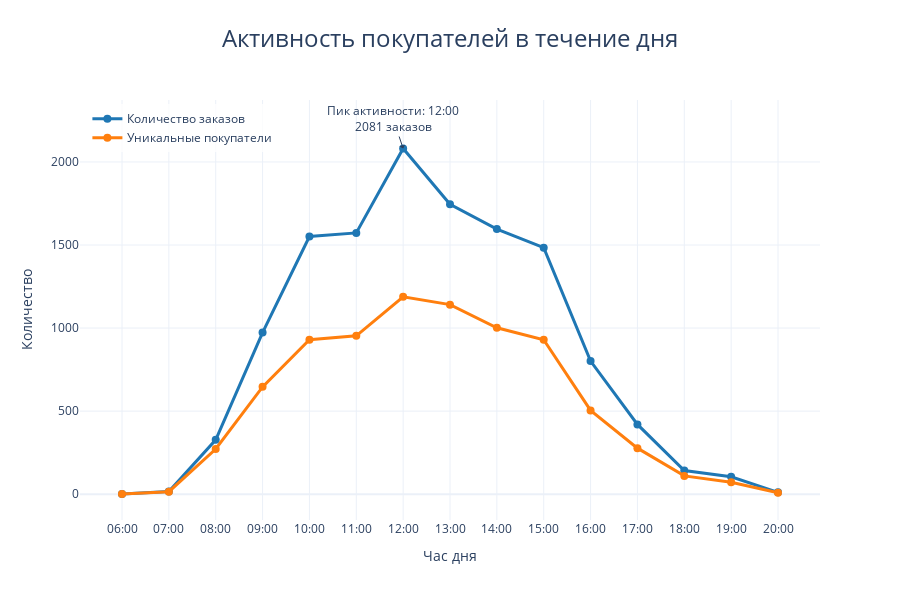
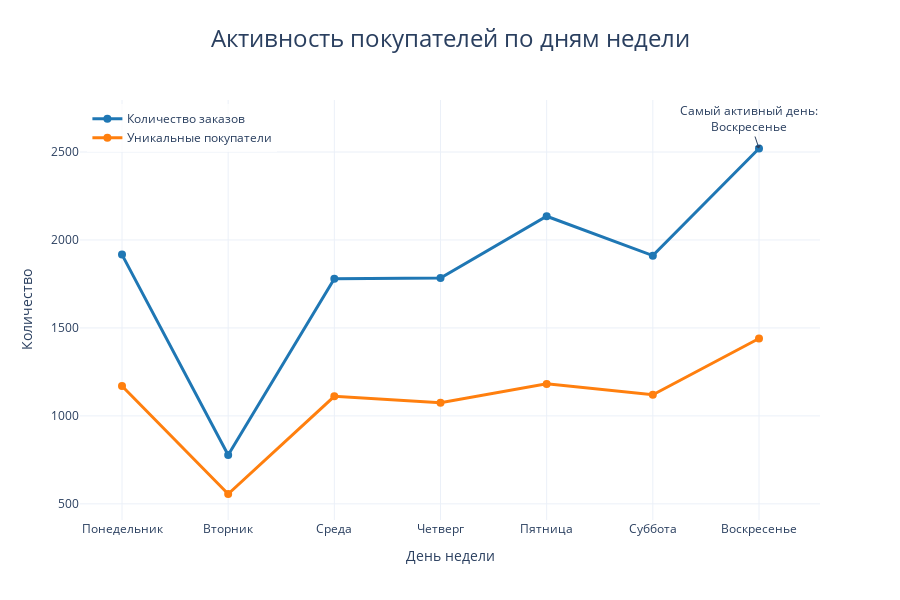

The cell these charts' notebook holds for them, in order:
### Code cell
# Добавляем аннотации с ключевыми показателями
max_orders_hour = hourly_stats.loc[hourly_stats['order_id'].idxmax()]
max_orders_day = weekday_stats.loc[weekday_stats['order_id'].idxmax()]

fig1.add_annotation(
    text=f"Пик активности: {int(max_orders_hour['hour'])}:00<br>{int(max_orders_hour['order_id'])} заказов",
    x=max_orders_hour['hour'],
    y=max_orders_hour['order_id'],
    showarrow=True,
    arrowhead=1
)

fig2.add_annotation(
    text=f"Самый активный день:<br>{days[max_orders_day['weekday']]}",
    x=days[max_orders_day['weekday']],
    y=max_orders_day['order_id'],
    showarrow=True,
    arrowhead=1
)

# Отображаем графики
fig1.show()
fig2.show()

### Figure 1 — Plotly figure (JSON) as saved in the notebook; plotly's stock layout.template omitted (floating-point values rounded to 4 significant figures)
{"data": [{"line": {"color": "#1f77b4", "width": 3}, "marker": {"size": 8, "symbol": "circle"}, "mode": "lines+markers", "name": "Количество заказов", "type": "scatter", "x": [6, 7, 8, 9, 10, 11, 12, 13, 14, 15, 16, 17, 18, 19, 20], "y": [1, 16, 327, 973, 1551, 1573, 2081, 1745, 1596, 1484, 801, 420, 142, 105, 11]}, {"line": {"color": "#ff7f0e", "width": 3}, "marker": {"size": 8, "symbol": "circle"}, "mode": "lines+markers", "name": "Уникальные покупатели", "type": "scatter", "x": [6, 7, 8, 9, 10, 11, 12, 13, 14, 15, 16, 17, 18, 19, 20], "y": [1, 15, 272, 646, 930, 953, 1188, 1141, 1002, 930, 504, 277, 110, 72, 9]}], "layout": {"annotations": [{"arrowhead": 1, "showarrow": true, "text": "Пик активности: 12:00<br>2081 заказов", "x": 12, "y": 2081}], "height": 600, "hovermode": "x unified", "legend": {"bgcolor": "rgba(255, 255, 255, 0.8)", "x": 0.01, "xanchor": "left", "y": 0.99, "yanchor": "top"}, "title": {"font": {"size": 24}, "text": "Активность покупателей в течение дня", "x": 0.5, "xanchor": "center", "y": 0.95, "yanchor": "top"}, "xaxis": {"ticktext": ["00:00", "01:00", "02:00", "03:00", "04:00", "05:00", "06:00", "07:00", "08:00", "09:00", "10:00", "11:00", "12:00", "13:00", "14:00", "15:00", "16:00", "17:00", "18:00", "19:00", "20:00", "21:00", "22:00", "23:00"], "tickvals": [0, 1, 2, 3, 4, 5, 6, 7, 8, 9, 10, 11, 12, 13, 14, 15, 16, 17, 18, 19, 20, 21, 22, 23], "title": {"text": "Час дня"}}, "yaxis": {"title": {"text": "Количество"}}}}

### Figure 2 — Plotly figure (JSON) as saved in the notebook; plotly's stock layout.template omitted (floating-point values rounded to 4 significant figures)
{"data": [{"line": {"color": "#1f77b4", "width": 3}, "marker": {"size": 8, "symbol": "circle"}, "mode": "lines+markers", "name": "Количество заказов", "type": "scatter", "x": ["Понедельник", "Вторник", "Среда", "Четверг", "Пятница", "Суббота", "Воскресенье"], "y": [1917, 778, 1780, 1784, 2135, 1911, 2520]}, {"line": {"color": "#ff7f0e", "width": 3}, "marker": {"size": 8, "symbol": "circle"}, "mode": "lines+markers", "name": "Уникальные покупатели", "type": "scatter", "x": ["Понедельник", "Вторник", "Среда", "Четверг", "Пятница", "Суббота", "Воскресенье"], "y": [1170, 556, 1111, 1075, 1182, 1120, 1440]}], "layout": {"annotations": [{"arrowhead": 1, "showarrow": true, "text": "Самый активный день:<br>Воскресенье", "x": "Воскресенье", "y": 2520}], "height": 600, "hovermode": "x unified", "legend": {"bgcolor": "rgba(255, 255, 255, 0.8)", "x": 0.01, "xanchor": "left", "y": 0.99, "yanchor": "top"}, "title": {"font": {"size": 24}, "text": "Активность покупателей по дням недели", "x": 0.5, "xanchor": "center", "y": 0.95, "yanchor": "top"}, "xaxis": {"title": {"text": "День недели"}}, "yaxis": {"title": {"text": "Количество"}}}}
